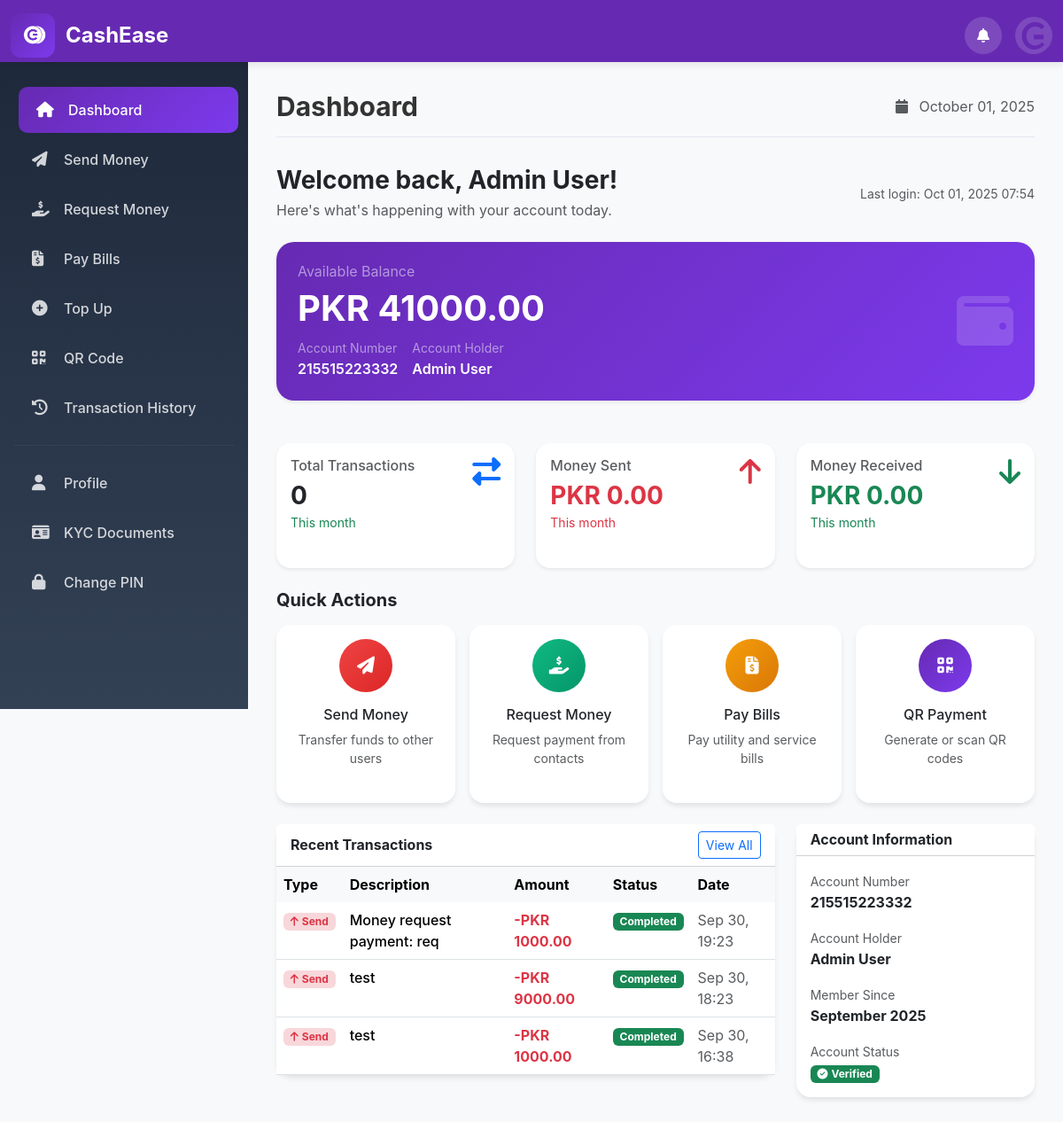
/accounts/dashboard/ (signed in), run on an earlier commit of the app's database.
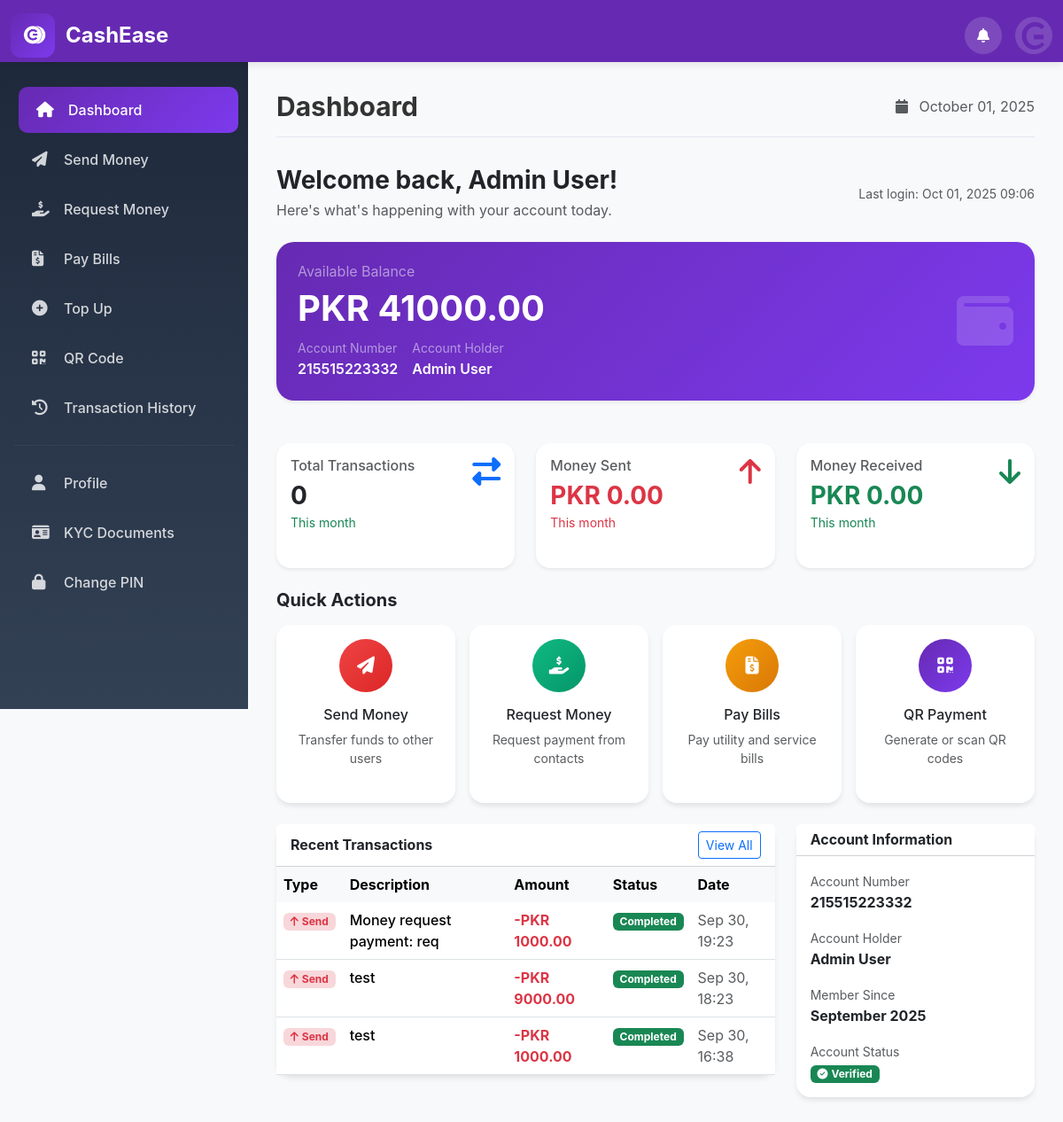
And on a later commit of the database.
### accounts/models.py (models this page shows, shortened)
class User(AbstractUser):
    phone_regex = RegexValidator(regex=r'^0\d{10}$', message='Enter a valid 11-digit phone number starting with 0')
    phone_number = models.CharField(validators=[phone_regex], max_length=11, unique=True)
    is_verified = models.BooleanField(default=False)
    is_blocked = models.BooleanField(default=False)
    created_at = models.DateTimeField(auto_now_add=True)
    updated_at = models.DateTimeField(auto_now=True)

class Profile(models.Model):
    user = models.OneToOneField(User, on_delete=models.CASCADE)
    full_name = models.CharField(max_length=100)
    cnic = models.CharField(max_length=15, unique=True, help_text='13-digit CNIC (e.g., 12345-1234567-1)')
    date_of_birth = models.DateField()
    address = models.TextField()
    balance = models.DecimalField(max_digits=12, decimal_places=2, default=0.00)
    account_number = models.CharField(max_length=20, unique=True)
    pin = models.CharField(max_length=4, null=True, blank=True)
    profile_picture = models.ImageField(upload_to='profiles/', blank=True, null=True)
    created_at = models.DateTimeField(auto_now_add=True)

### accounts/views.py (the view)
# urls.py: path('dashboard/', views.dashboard, name='dashboard'),
@login_required
def dashboard(request):
    try:
        profile = request.user.profile
    except Profile.DoesNotExist:
        import random
        while True:
            cnic = f"42101-{random.randint(1000000, 9999999)}-{random.randint(1, 9)}"
            if not Profile.objects.filter(cnic=cnic).exists():
                break
        profile = Profile.objects.create(
            user=request.user,
            full_name=request.user.get_full_name() or request.user.username,
            cnic=cnic,
            date_of_birth='1990-01-01',
            address='Default Address',
            balance=Decimal('0.00'),
            pin=None
        )
    from transactions.models import Transaction
    from django.db.models import Q, Sum
    from datetime import datetime, timedelta
    recent_transactions = Transaction.objects.filter(
        Q(sender=request.user) | Q(receiver=request.user)
    ).order_by('-created_at')[:5]
    current_month = datetime.now().replace(day=1)
    total_transactions = Transaction.objects.filter(
        Q(sender=request.user) | Q(receiver=request.user),
        created_at__gte=current_month
    ).count()
    money_sent = Transaction.objects.filter(
        sender=request.user,
        created_at__gte=current_month
    ).aggregate(total=Sum('amount'))['total'] or 0
    money_received = Transaction.objects.filter(
        receiver=request.user,
        created_at__gte=current_month
    ).aggregate(total=Sum('amount'))['total'] or 0
    try:
        pending_requests = request.user.money_requests_received.filter(status='pending')
    except:
        pending_requests = []
    try:
        notifications = request.user.notification_set.filter(is_read=False)[:5]
    except:
        notifications = []
    context = {
        'profile': profile,
        'recent_transactions': recent_transactions,
        'pending_requests': pending_requests,
        'notifications': notifications,
        'total_transactions': total_transactions,
        'money_sent': money_sent,
        'money_received': money_received,
    }
    return render(request, 'accounts/dashboard.html', context)

### templates/accounts/dashboard.html (shortened to what the changed rows need)
{% extends 'base.html' %}
{% block page_title %}Dashboard{% endblock %}
{% block content %}
<div class="row mb-4">
    <div class="col-12">
        <div class="d-flex align-items-center justify-content-between">
            <div>
                <h3 class="mb-1 fw-bold text-dark">Welcome back, {{ user.profile.full_name }}!</h3>
                <p class="text-muted mb-0">Here's what's happening with your account today.</p>
            </div>
            <div class="text-end">
                <small class="text-muted">Last login: {{ user.last_login|date:"M d, Y H:i" }}</small>
            </div>
        </div>
    </div>
</div>
<div class="row g-4 mb-4">
    <div class="col-12">
        <div class="card border-0 shadow-sm" style="background: linear-gradient(135deg, #662AB2 0%, #7c3aed 100%); border-radius: 20px;">
            <div class="card-body p-4">
                <div class="row align-items-center">
                    <div class="col-md-8">
                        <div class="text-white">
                            <h6 class="text-white-50 mb-2 fw-normal">Available Balance</h6>
                            <h2 class="text-white fw-bold mb-2" style="font-size: 2.5rem;">PKR {{ user.profile.balance|floatformat:2 }}</h2>
                            <div class="d-flex align-items-center gap-3">
                                <div>
                                    <small class="text-white-50">Account Number</small><br>
                                    <span class="text-white fw-semibold">{{ user.profile.account_number }}</span>
                                </div>
                                <div>
                                    <small class="text-white-50">Account Holder</small><br>
                                    <span class="text-white fw-semibold">{{ user.profile.full_name }}</span>
                                </div>
                            </div>
                        </div>
                    </div>
                </div>
            </div>
        </div>
    </div>
</div>
<div class="row g-4">
    <div class="col-xl-8">
        <div class="card">
            <div class="card-body p-0">
                {% if recent_transactions %}
                    <div class="table-responsive">
                        <table class="table table-hover mb-0">
                            <thead class="table-light">
                                <tr>
                                    <th class="border-0">Type</th>
                                    <th class="border-0">Description</th>
                                    <th class="border-0">Amount</th>
                                    <th class="border-0">Status</th>
                                    <th class="border-0">Date</th>
                                </tr>
                            </thead>
                        </table>
                    </div>
                {% endif %}
            </div>
        </div>
    </div>
    <div class="col-xl-4">
        <div class="card">
            <div class="card-body">
                <div class="mb-3">
                    <small class="text-muted">Account Number</small>
                    <div class="fw-bold">{{ user.profile.account_number }}</div>
                </div>
                <div class="mb-3">
                    <small class="text-muted">Account Holder</small>
                    <div class="fw-bold">{{ user.profile.full_name }}</div>
                </div>
                <div class="mb-3">
                    <small class="text-muted">Member Since</small>
                    <div class="fw-bold">{{ user.date_joined|date:"F Y" }}</div>
                </div>
            </div>
        </div>
    </div>
</div>
{% endblock %}

### templates/base.html (shortened to what the changed rows need)
<!DOCTYPE html>
<html lang="en">
<head>
    <link href="https://cdn.jsdelivr.net/npm/bootstrap@5.3.2/dist/css/bootstrap.min.css" rel="stylesheet">
    <link href="https://cdnjs.cloudflare.com/ajax/libs/font-awesome/6.4.0/css/all.min.css" rel="stylesheet">
    {% load static %}
</head>
<body>
    {% if user.is_authenticated %}
    <header>
        <div class="container-fluid">
            <div class="header-content">
                <div class="user-actions">
                    <div class="dropdown">
                        <div class="user-profile" data-bs-toggle="dropdown">
                            {% if user.profile.profile_picture %}
                                <img src="{{ user.profile.profile_picture.url }}" alt="Profile" style="width: 32px; height: 32px; border-radius: 50%; object-fit: cover;">
                            {% else %}
                                <i class="fas fa-user"></i>
                            {% endif %}
                        </div>
                    </div>
                </div>
            </div>
        </div>
    </header>
    <div class="main-content">
        <div class="content-area">
            <div class="page-header">
                <h1 class="page-title">{% block page_title %}Dashboard{% endblock %}</h1>
            </div>
            {% block content %}
            {% endblock %}
        </div>
    </div>
    {% else %}
    <div class="container-fluid h-100">
        {% block auth_content %}
        {% endblock %}
    </div>
    {% endif %}
</body>
</html>

What changed in the data, as far as the page shows it:
changed User "Admin User": last_login "Oct 01, 2025 07:54" → "Oct 01, 2025 09:06"
